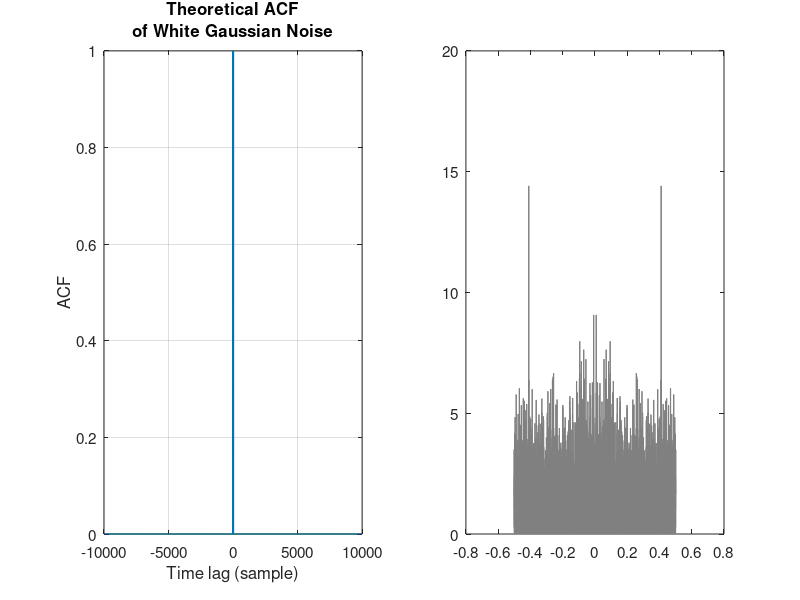
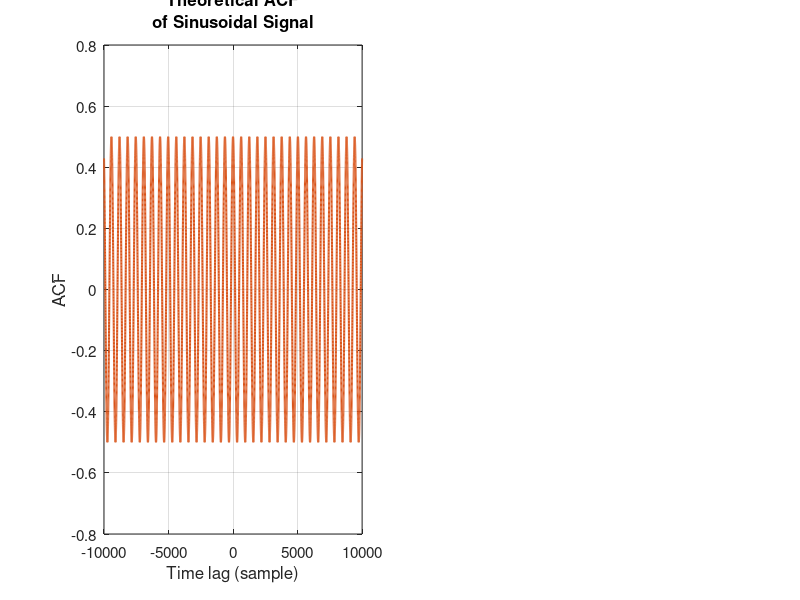

The MATLAB script that drew these images, in order: (Note: this script raises an error after producing the figures.)
close all
clear all
clc

%% =========================
%  ACF + PSD comparison (WGN vs Sinusoid)
%  Colour-customised full script
%% =========================

%% --- Colour palette (colour-blind safe, report friendly)
c_blue   = [0.00 0.45 0.74];
c_orange = [0.85 0.33 0.10];
c_green  = [0.47 0.67 0.19];
c_red    = [0.64 0.08 0.18];
c_purple = [0.49 0.18 0.56];
c_gray   = [0.50 0.50 0.50];

%% --- Global plot defaults (optional, makes everything consistent)
set(groot,'defaultAxesFontSize',11)
set(groot,'defaultLineLineWidth',1.4)

%% Definition of signals
L = 10000;                 % Signal length
noise = randn(L,1);        % White Gaussian noise generated

time_lag1 = (-(L-1):L-1);
index = find(time_lag1==0);
acf1 = zeros(1,(2*L-1));
acf1(index) = 1;           % Variance of the noise (set to 1 here)

%% --- WGN ACF plot (left panel of Figure 1)
figure(1);
subplot(1,2,1)
plot(time_lag1, acf1, 'Color', c_blue, 'LineWidth', 1.5);
grid on
xlabel('Time lag (sample)')
ylabel('ACF')
title({'Theoretical ACF','of White Gaussian Noise'})

%% --- Define sinusoid and its theoretical ACF
T = (0:L-1);
sine_wave = sin(T./100);

% Theoretical ACF for random-phase sinusoid: r(k) = (1/2)cos(w0 k)
% Here w0 = 1/100 (rad/sample) since sine_wave = sin(n/100)
acf2 = (1/2).*cos(time_lag1./100);
time_lag2 = time_lag1;

%% --- Sinusoid ACF plot (left panel of Figure 2)
figure(2);
subplot(1,2,1)
plot(time_lag2, acf2, 'Color', c_orange, 'LineWidth', 1.5);
grid on
xlabel('Time lag (sample)')
ylabel('ACF')
title({'Theoretical ACF','of Sinusoidal Signal'})

%% =========================
%  Definition 1 of PSD (DTFT of ACF)
%  Steps:
%   1) ifftshift -> move lag-0 to start
%   2) fft -> DTFT approximation
%   3) fftshift -> center DC
%% =========================
psd1 = fftshift(fft(ifftshift(acf1)));
psd2 = fftshift(fft(ifftshift(acf2)));

fs = 1;                      % Sampling frequency for normalisation
n1 = length(psd1);

% Frequency axis (cycles/sample). If you want "×π rad/sample" labelling,
% keep as-is (this is what your original code did).
freqAxis1 = (-n1/2:n1/2-1) * (fs/n1);

%% =========================
%  Definition 2 of PSD (Expected periodogram)
%  Here you are using a single realisation (so it's a periodogram estimate).
%% =========================
psd_estimate_noise1 = fftshift(fft(noise, n1));
psd_estimate_noise1 = (abs(psd_estimate_noise1).^2) ./ L;

psd_estimate_2 = fftshift(fft(sine_wave, n1));
psd_estimate_2 = (abs(psd_estimate_2).^2) ./ L;

n2 = length(psd_estimate_noise1);
freqAxis2 = (-n2/2:n2/2-1) * (fs/n2);

%% =========================
%  Comparison plots
%% =========================

%% --- Figure 1: WGN PSD comparison (right panel)
figure(1);
subplot(1,2,2)

% Definition 2 (periodogram) - grey noisy curve
plot(freqAxis2, psd_estimate_noise1, ...
     'Color', c_gray, 'LineWidth', 0.8); hold on

% Mean level of Definition 2 - green dashed line
yline(mean(psd_estimate_noise1), '--', ...
      'Color', c_green, 'LineWidth', 1.6);

% Definition 1 (DTFT of ACF) - blue solid
plot(freqAxis1, real(psd1), ...
     'Color', c_blue, 'LineWidth', 1.6);

grid on
title({'Periodogram of WGN using','the two definitions of PSD'})
ylabel('PSD')
xlabel('Normalised frequency (\pi rad/sample)')

legend('Definition 2 (Periodogram)', ...
       'Mean of Definition 2', ...
       'Definition 1 (DTFT of ACF)', ...
       'FontSize',9, 'Location','best')

%% --- Figure 2: Sinusoid PSD comparison (right panel)
figure(2);
subplot(1,2,2)

% Definition 1 (DTFT of ACF) - blue solid
plot(freqAxis1, real(psd2), ...
     'Color', c_blue, 'LineWidth', 1.6); hold on

% Definition 2 (periodogram) - red
plot(freqAxis2, psd_estimate_2, ...
     'Color', c_red, 'LineWidth', 1.0);

grid on
title({'Periodogram of sinusoidal signal','using the two definitions of PSD'})
ylabel('PSD')
xlabel('Normalised frequency (\pi rad/sample)')

legend('Definition 1 (DTFT of ACF)', ...
       'Definition 2 (Periodogram)', ...
       'FontSize',10, 'Location','best')

%% --- Optional: if you want a quick look at the sine wave itself
% figure(3);
% plot(sine_wave, 'Color', c_purple);
% grid on; title('Sinusoidal signal'); xlabel('n'); ylabel('Amplitude');
 
